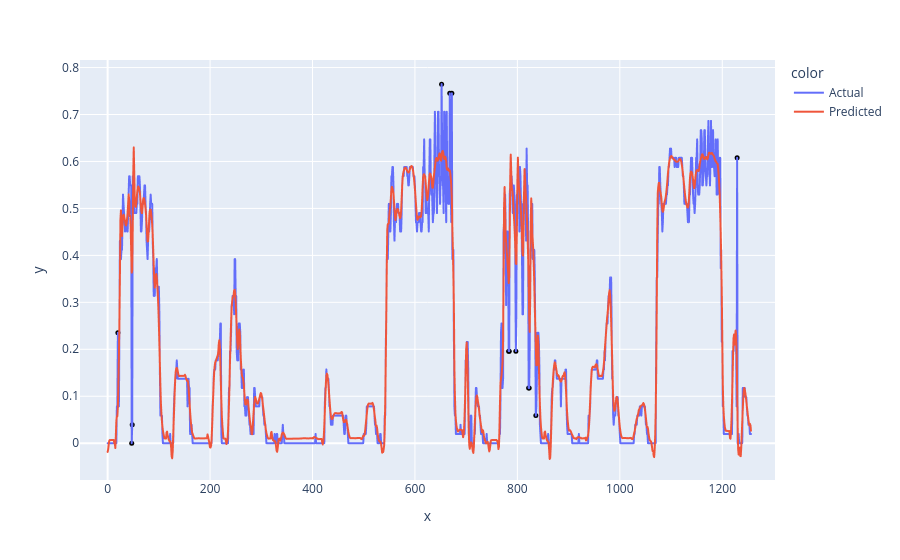

Source (notebook cell):
### Code cell
display_prediction(df10_testX + noise, predicted_load_test_noise, 4,  mean, std, 2)

### Figure 1 — Plotly figure (JSON) as saved in the notebook; plotly's stock layout.template omitted (floating-point values rounded to 4 significant figures; data arrays with more than 128 entries replaced by an {"elided": "..."} marker saying what was removed)
{"data": [{"hovertemplate": "color=Actual<br>x=%{x}<br>y=%{y}<extra></extra>", "legendgroup": "Actual", "line": {"color": "#636efa", "dash": "solid"}, "marker": {"symbol": "circle"}, "mode": "lines", "name": "Actual", "showlegend": true, "type": "scattergl", "x": {"elided": "1257 int values"}, "xaxis": "x", "y": {"elided": "1257 float values"}, "yaxis": "y"}, {"hovertemplate": "color=Predicted<br>x=%{x}<br>y=%{y}<extra></extra>", "legendgroup": "Predicted", "line": {"color": "#EF553B", "dash": "solid"}, "marker": {"symbol": "circle"}, "mode": "lines", "name": "Predicted", "showlegend": true, "type": "scattergl", "x": {"elided": "1257 int values"}, "xaxis": "x", "y": {"elided": "1257 float values"}, "yaxis": "y"}, {"hovertemplate": "x=%{x}<br>y=%{y}<extra></extra>", "legendgroup": "", "marker": {"color": "black", "size": 5, "symbol": "circle"}, "mode": "markers", "name": "", "orientation": "v", "showlegend": false, "type": "scatter", "x": [20, 47, 48, 652, 668, 672, 783, 784, 797, 822, 823, 836, 1229], "xaxis": "x", "y": [0.2353, 0, 0.03922, 0.7647, 0.7451, 0.7451, 0.1961, 0.1961, 0.1961, 0.1176, 0.1176, 0.05882, 0.6078], "yaxis": "y"}], "layout": {"legend": {"title": {"text": "color"}, "tracegroupgap": 0}, "margin": {"t": 60}, "xaxis": {"anchor": "y", "domain": [0, 1], "title": {"text": "x"}}, "yaxis": {"anchor": "x", "domain": [0, 1], "title": {"text": "y"}}}}
